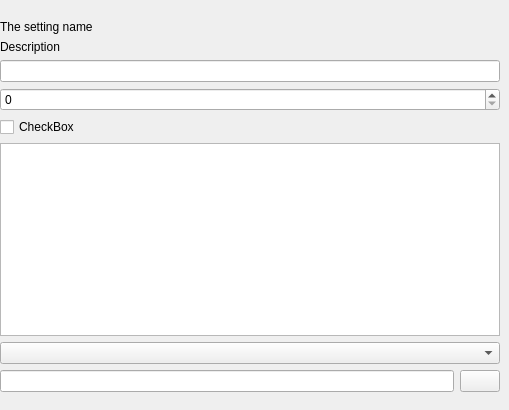
<?xml version="1.0" encoding="UTF-8"?>
<ui version="4.0">
 <class>ScriptSettingWidget</class>
 <widget class="QWidget" name="ScriptSettingWidget">
  <property name="geometry">
   <rect>
    <x>0</x>
    <y>0</y>
    <width>509</width>
    <height>410</height>
   </rect>
  </property>
  <property name="windowTitle">
   <string notr="true">Form</string>
  </property>
  <layout class="QGridLayout" name="gridLayout">
   <property name="leftMargin">
    <number>0</number>
   </property>
   <property name="rightMargin">
    <number>0</number>
   </property>
   <property name="bottomMargin">
    <number>18</number>
   </property>
   <item row="0" column="0">
    <widget class="QFrame" name="controlFrame">
     <layout class="QGridLayout" name="gridLayout_2">
      <property name="leftMargin">
       <number>0</number>
      </property>
      <property name="bottomMargin">
       <number>0</number>
      </property>
      <item row="3" column="0" colspan="2">
       <widget class="QSpinBox" name="integerSpinBox"/>
      </item>
      <item row="5" column="0" colspan="2">
       <widget class="QPlainTextEdit" name="textEdit"/>
      </item>
      <item row="7" column="0">
       <widget class="QLineEdit" name="filePathLineEdit">
        <property name="clearButtonEnabled">
         <bool>true</bool>
        </property>
       </widget>
      </item>
      <item row="2" column="0" colspan="2">
       <widget class="QLineEdit" name="stringLineEdit">
        <property name="clearButtonEnabled">
         <bool>true</bool>
        </property>
       </widget>
      </item>
      <item row="4" column="0" colspan="2">
       <widget class="QCheckBox" name="booleanCheckBox">
        <property name="text">
         <string notr="true">CheckBox</string>
        </property>
       </widget>
      </item>
      <item row="7" column="1">
       <widget class="QPushButton" name="filePathButton">
        <property name="text">
         <string notr="true"/>
        </property>
        <property name="icon">
         <iconset resource="../breeze-qownnotes.qrc">
          <normaloff>:/icons/breeze-qownnotes/16x16/document-open.svg</normaloff>:/icons/breeze-qownnotes/16x16/document-open.svg</iconset>
        </property>
       </widget>
      </item>
      <item row="1" column="0" colspan="2">
       <widget class="Label" name="descriptionLabel">
        <property name="text">
         <string notr="true">Description</string>
        </property>
        <property name="wordWrap">
         <bool>true</bool>
        </property>
        <property name="openExternalLinks">
         <bool>true</bool>
        </property>
        <property name="textInteractionFlags">
         <set>Qt::LinksAccessibleByMouse|Qt::TextSelectableByMouse</set>
        </property>
       </widget>
      </item>
      <item row="0" column="0" colspan="2">
       <widget class="Label" name="nameLabel">
        <property name="text">
         <string>The setting name</string>
        </property>
        <property name="wordWrap">
         <bool>true</bool>
        </property>
       </widget>
      </item>
      <item row="6" column="0" colspan="2">
       <widget class="QComboBox" name="selectionComboBox"/>
      </item>
     </layout>
    </widget>
   </item>
  </layout>
 </widget>
 <customwidgets>
  <customwidget>
   <class>Label</class>
   <extends>QLabel</extends>
   <header location="global">widgets/label.h</header>
  </customwidget>
 </customwidgets>
 <resources>
  <include location="../breeze-qownnotes.qrc"/>
 </resources>
 <connections/>
</ui>
